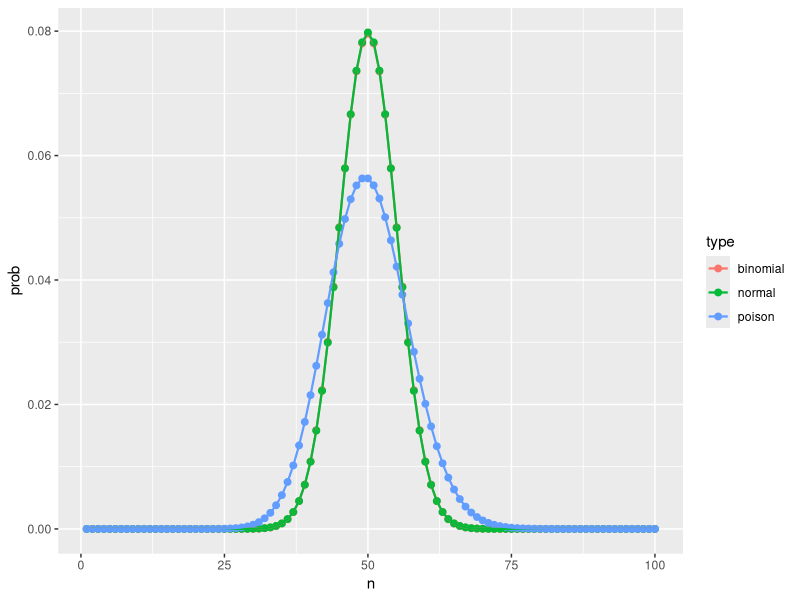
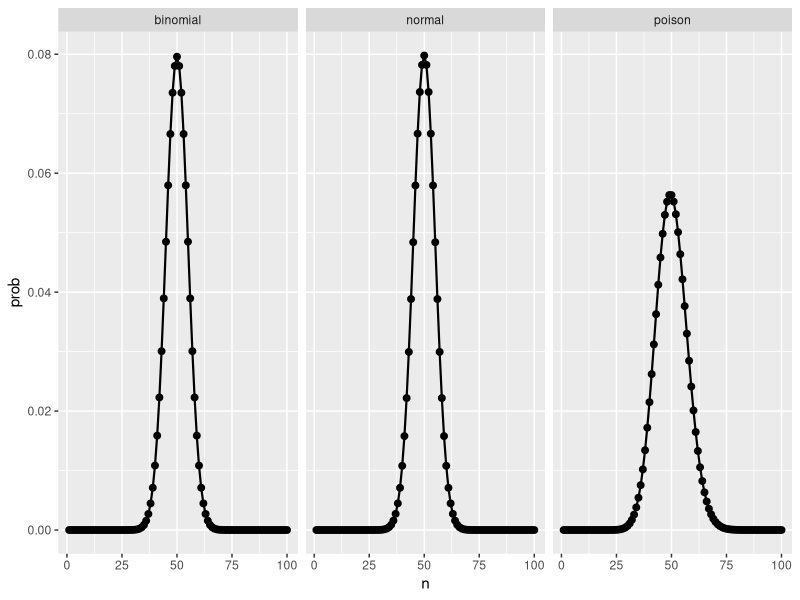

These figures' R source, in order:
#code to plot binomial, normal, and poisson probability distributions

#created on 8/30/2018

#@ Benjamin Tayo

library(tidyverse)
N<-100
n<-1:N
p<-0.5
mean<-N*p
sd<-sqrt(N*p*(1-p))

pdat<-data.frame(n=c(n,n,n),prob=c(dbinom(n,N,p),dnorm(n,mean,sd),dpois(n,mean)),
                 type=sort(rep(c("binomial","normal","poison"),times=N)))

#plot distributions on same graph
pdat%>%mutate(type=factor(type))%>%ggplot(aes(n,prob,color=type))+geom_point(size=2)+geom_line(size=0.75)

#plot distributions side by side
pdat%>%mutate(type=factor(type))%>%ggplot(aes(n,prob))+geom_point(size=2)+geom_line(size=0.75)+facet_wrap(~type)
